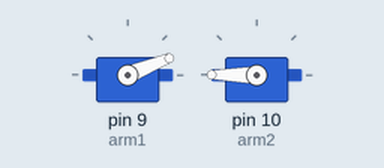
Bench run of a sketch on a simulated Arduino Uno, built with avr-gcc and run on an emulated ATmega328P. On the bench: 2 × servo.

Above: at 0.15 s.
At 12.73 s:
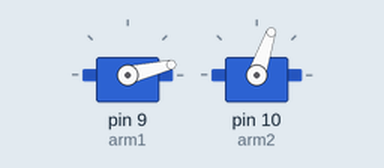
At 25.1 s:
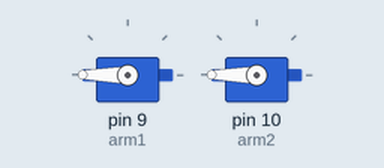
At 36.4 s:
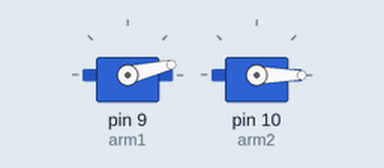
Timing chart, 0 to 40.0 s (numbered marks = the images above):
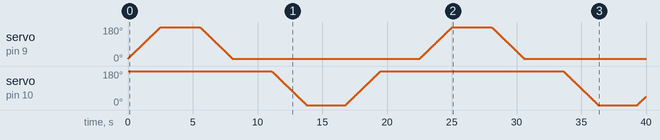

The sketch:

Arms_test.ino
```cpp
//Is the program to test the control of the arms of the robot using a servo motor and coordination with the Android app

#include <Servo.h>

Servo arm1;  // create servo object to control a servo
Servo arm2;

int pos ;
int pos1;

void setup() {
  arm1.attach(9);
  arm2.attach(10);  // attaches the servo on pin 9 to the servo object

  arm1.write(13);//mean position
  arm2.write(180);//mean position
}

void loop() {
  for (pos = 13; pos <= 180; pos += 1) { // goes from 0 degrees to 180 degree
    // in steps of 1 degree
    arm1.write(pos);              // tell servo to go to position in variable 'pos'
    delay(15);                       // waits 15 ms for the servo to reach the position
  }
  delay(3000);
  for (pos = 180; pos >= 13; pos -= 1) { // goes from 180 degrees to 0 degrees
    arm1.write(pos);              // tell servo to go to position in variable 'pos'
    delay(15);                       // waits 15 ms for the servo to reach the position
  }
  delay(3000);

  for (pos1 = 180; pos1 >= 0; pos1 -= 1) { // goes from 0 degrees to 180 degrees
    // in steps of 1 degree
    arm2.write(pos1);              // tell servo to go to position in variable 'pos'
    delay(15);                       // waits 15 ms for the servo to reach the position
  }
  delay(3000);
  for (pos1 = 0; pos1 <= 180; pos1 += 1) { // goes from 180 degrees to 0 degrees
    arm2.write(pos1);              // tell servo to go to position in variable 'pos'
    delay(15);                       // waits 15 ms for the servo to reach the position
  }
  delay(3000);

}
```
